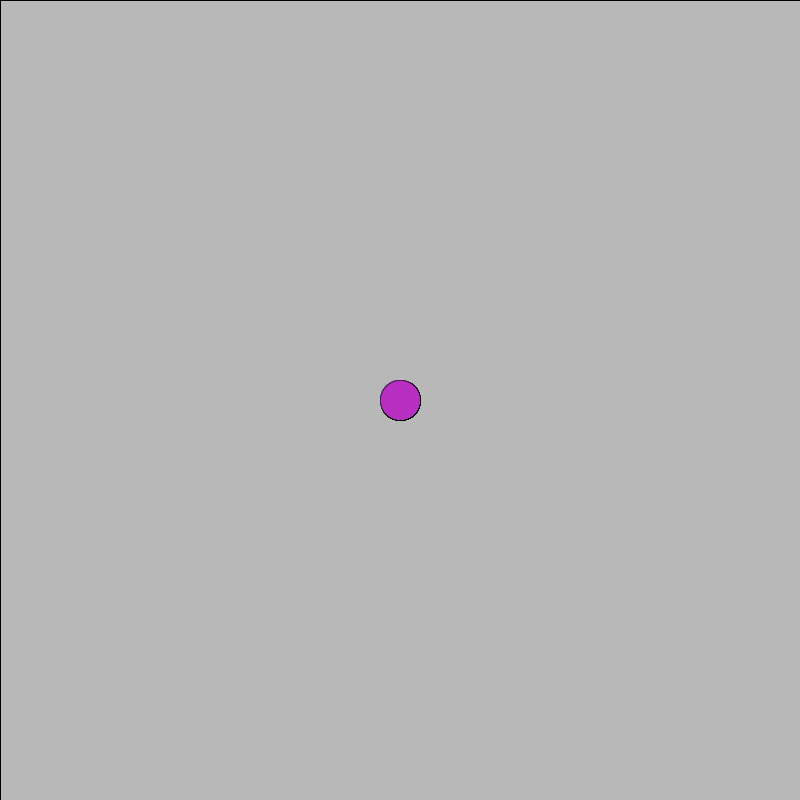
Frame 1 (no input)
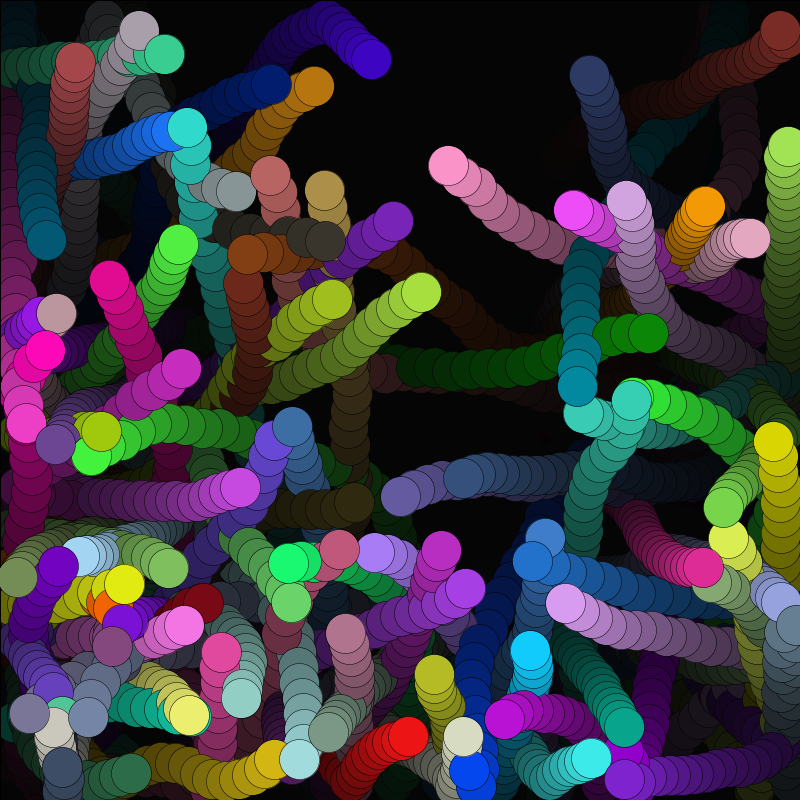
Frame 60 (the mouse pressed at the canvas centre just before this capture)
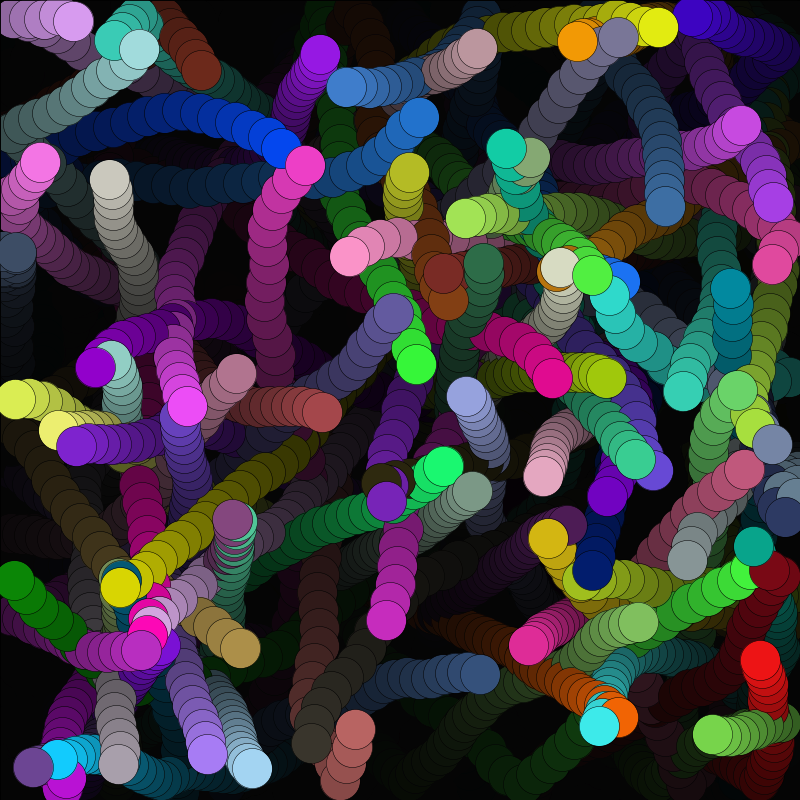
Frame 120 (the mouse held since frame 60 and released just before this capture)

The Processing sketch that drew these frames (run headless with seeded random() and noise(); from frame 60 on, the mouse is pressed at the canvas centre):

// Processing sketch: processing_152614
// ── processing_152614.pde

/* 3.11 BoingyBoingyTron */
/* By Richard Lyall */

float xPos[], yPos[]; // ball position
float distIncrement[]; // How far the ball travels per frame
float angle[]; // What's your angle? Everyone's got an angle (Humphrey Bogart)
float r[], g[], b[]; // draw colour for each ball
float ballRadius;
int num; // how many balls? That is the question we're all asking.


void setup(){
  
  size (800,800);
  ellipseMode(CENTER);

  num = 100;
  ballRadius = 40;
  smooth();

  xPos = new float[num];
  yPos = new float[num];
  angle = new float[num];
  r = new float[num];
  g = new float[num];
  b = new float[num];
  distIncrement = new float[num];
  
  for (int i=0; i < num-1; i++) {
    xPos[i] = width/2;
    yPos[i] = height/2; 
  
    angle[i] = random(-2,2);
    
    r[i] = random (0,255);
    g[i] = random (0,255);
    b[i] = random (0,255);
    
    distIncrement[i] = random(1,3);
  }
 
}

void draw() {

  //background(0);
  fill(0,25);
  rect(0,0,width,height);
  strokeWeight(0.5);
  
  for (int i=0; i < num-1; i++) {
    
    //float drawCol = map(i,0,num-1,20,235); 
    //fill(drawCol);
    //stroke(drawCol);
    
    fill (r[i],g[i],b[i]);
    
    ellipse(xPos[i],yPos[i],ballRadius,ballRadius);
    
    // draw line between pairs of blobs
    if (i %2 == 0 && i < num-2) {
      //line (xPos[i],yPos[i],xPos[i+1],yPos[i+1]);
    }
  
    // add a little random walk to trajectories
    angle[i] += random(-0.3,0.3);
  
    // Move ball to next location
    xPos[i] += (distIncrement[i] * TWO_PI * sin(angle[i]));
    yPos[i] += (distIncrement[i] * TWO_PI * cos(angle[i]));
  
    // Reverse direction on hitting horizontal screen edge
    if (xPos[i] <= ballRadius/2 || 
        xPos[i] >= width - ballRadius/2) {
      angle[i] = - angle[i]; 
    }
  
    // Reverse direction on hitting vertical screen edge
    if (yPos[i] <= ballRadius/2 || 
      yPos[i] >= height - ballRadius/2) {
      angle[i] = PI - angle[i];
    }
    

  }
  
}
